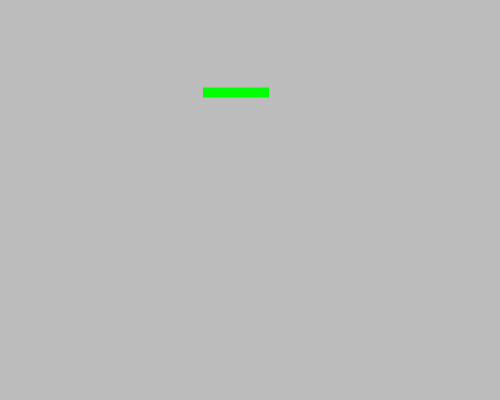
Frame 1 (no input)
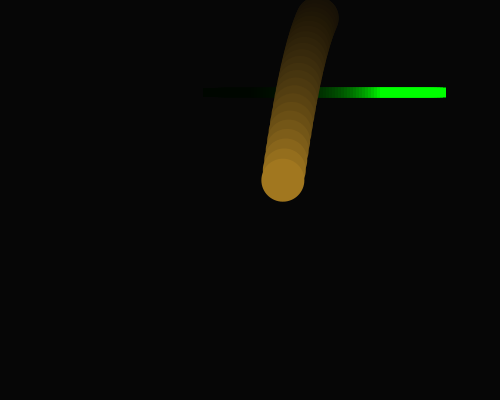
Frame 60 (the mouse pressed at the canvas centre just before this capture)
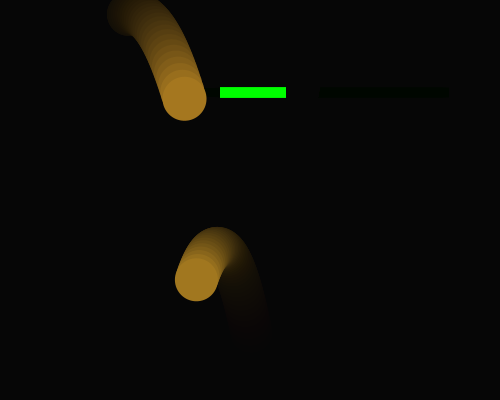
Frame 120 (the mouse held since frame 60 and released just before this capture)

The Processing sketch that drew these frames (run headless with seeded random() and noise(); from frame 60 on, the mouse is pressed at the canvas centre):

// Processing sketch: processing_141728
// ── processing_141728.pde

/* 
 Joan Soler-Adillon
 Realitat Virtual || Realidad Virtual - Processing
 MÃƒ ster en Arts Digitals, UPF
 http://www.joan.cat/
 */


float gravedad, valorDeFriccionY, valorDeFriccionX;
int ballsSize = 15;
int rectangleX, rectangleWidth, rectangleHeight, velocidadRect, rectCenter;
boolean collision, collision1, collision2;
float startTime, currTime, s, r, g, bl, Y, rectangleY;
float hitTime;
//cremos ARRAYLIST para guardar las bolas
//sin necesidad de decidir a priori su nÃƒÂºmero
ArrayList<ball> bolas = new ArrayList();


//reloj de manillas//
PVector segundos = new PVector(0, 0);
PVector minutos = new PVector(0, 0);
PVector horas = new PVector(0, 0);

float angSegundos = 0;
float angMinutos = 0;
float angHoras = 0;

float radioSegundos = 100;
float radioMinutos = 20;
float radioHoras = 20;

int hour = (hour())%12; //para que vaya de 0 a 12 y no de 0 a 24

//



void setup() {
  size(500, 400);
  //gravedad. De hecho, es un valor de aceleraciÃƒÂ³n.
  gravedad = 0.3;
  //y finalmente, un valor de fricciÃƒÂ³n, para ir desacelerando la bola a medida que  va tocando el suelo. 
  //Es el valor por el que multiplicaremos la velocidad de la misma.
  valorDeFriccionY = -0.6;
  valorDeFriccionX = -0.6;

  rectangleX = 200;
  rectangleY = 200;
  rectangleWidth = 100;
  rectangleHeight = 10;
  velocidadRect = 3;

  hitTime = 1;
  startTime = second();

  noStroke();
  fill(255, 0, 0);
}


void draw() {

  //background(0);
  noStroke();
  fill(0, 20);
  rect(0, 0, 500, 400);

  rectCenter = rectangleWidth/2;

  colores();
  relojManillas();
  actualizarBolas();
  creaBolas();
  colisiones();
  actualizarCursor();
}


void relojManillas() {
  angSegundos = map(second(), 0, 60, PI, -PI);

  segundos.x = width/2 + radioSegundos*sin(angSegundos);
  segundos.y = height/2 + radioSegundos*cos(angSegundos);


  angMinutos = map(minute(), 0, 60, PI, -PI);

  minutos.x = width/2 + radioMinutos*sin(angMinutos);
  minutos.y = width/2 + radioMinutos*cos(angMinutos);

  angHoras = map(hour, 0, 12, PI, -PI);

  horas.x = width/2 + radioHoras*sin(angHoras);
  horas.y = width/2 + radioHoras*cos(angHoras);

  if (keyPressed) {
    if (key =='r') {
      stroke(255, 0, 0);
      strokeWeight(1);
      line(width/2, height/2, segundos.x, segundos.y);
      strokeWeight(2);
      line(width/2, height/2, minutos.x, minutos.y);
      strokeWeight(4);
      line(width/2, height/2, horas.x, horas.y);
    } 
    else {
      noStroke();
    }
  }
}

void colores() {
  r = map(second(), 0, 60, 0, 255);
  g =  map(minute(), 0, 60, 0, 255);
  bl =  map(hour(), 0, 24, 0, 255);

  Y = map(hour(), 0, 24, 50, 350);
}

void actualizarCursor() {

  //////CURSOR  //si clicamos
  if (mousePressed) {
    //cambia el cursos
    cursor(CROSS);
    //y dibuja una elipse donde estÃƒÂ¡ este, para dar la impresiÃƒÂ³n que se creÃƒÂ³ una y el usuario la tiene 
    rectangleX = mouseX-rectCenter;
    rectangleY = mouseY-rectangleHeight;
    //ellipse(mouseX, mouseY, ballsSize, ballsSize);
  } 
  else {
    noCursor();
  }
  //
}

void actualizarBolas() {
  for (int i=0;i<bolas.size();i++) {
    ball b = bolas.get(i);
    b.run();
  }
}

//al dejar el mouse
/*void mouseReleased() {
 //creamos una nueva bola
 ball b = new ball(); 
 //y la aÃƒÂ±adimos al Array
 bolas.add(b);
 }*/

void creaBolas() {

  ballsSize = second()+5;
  s = second();
  float sec = map(second(), 0, 60, 1, 61);
  currTime = s-startTime;

  if (currTime >= hitTime) {
    //creamos una nueva bola
    ball b = new ball(ballsSize, r, g, bl); 
    //y la aÃƒÂ±adimos al Array
    bolas.add(b);
    startTime = s;
  }

  if (sec >= 60) {

    /*hitTime = 1;
     s = second();
     currTime = s-startTime;*/
    startTime = 0;
    bolas.clear();
  } 
  println("a"+startTime);
  println("a"+s);
}

//si clicamos una tecla
void keyPressed() {
  //si es ESPACIO, disparamos la bolas para arriba
  if (key==' ') {
    for (int i = 0; i<bolas.size(); i++) {
      ball b = (ball) bolas.get(i);  
      b.myV.x = random(-5, 5);
      b.myV.y = random(-8, -0.5);
    }
  } //Si es la C, eliminamos los objetos
  else if (key=='c') {
    bolas.clear();
  }
}

void colisiones() {

  noStroke();
  fill(0, 255, 0);

  rectangleX += velocidadRect;
  if ((rectangleX+rectangleWidth > width)||(rectangleX < 0)) {
    velocidadRect = -velocidadRect;
  }

  rectangleY = Y;//hour()*10+50; 

  rectangleWidth = minute()*2+10;
  rect(rectangleX, rectangleY, rectangleWidth, rectangleHeight);
  // rect(rectangleX, rectangleY-100, rectangleHeight, rectangleWidth);
  //rect(rectangleX+(rectangleWidth-rectangleHeight), rectangleY-100, rectangleHeight, rectangleWidth);

  for (int i = 0; i<bolas.size(); i++) {
    ball b = (ball) bolas.get(i);
    collision = isCollidingCircleRectangle(b.myP.x, b.myP.y, ballsSize/2, rectangleX, rectangleY, rectangleWidth, rectangleHeight);
    // collision1 = isCollidingCircleRectangle(b.myP.x, b.myP.y, ballsSize/2, rectangleX, rectangleY-100, rectangleHeight, rectangleWidth);
    // collision2 = isCollidingCircleRectangle(b.myP.x, b.myP.y, ballsSize/2, rectangleX+(rectangleWidth-rectangleHeight), rectangleY-100, rectangleHeight, rectangleWidth); 
    if (collision == true) {
      b.myV.y *= valorDeFriccionY;
      //para que no se enganche:
      b.myP.y = rectangleY-ballsSize/2;
    }
    /* if (collision1 == true) {
     b.myV.y *= valorDeFriccionY;
     //para que no se enganche:
     b.myP.y = rectangleX+rectangleWidth-ballsSize/2;
     println("YES");
     }
     if (collision2 == true) {
     b.myV.y *= valorDeFriccionY;
     //para que no se enganche:
     b.myP.y = rectangleX-ballsSize/2;
     }*/

    /*for (int j = 0; j<bolas.size(); j++) {
     ball b1 = (ball) bolas.get(j);
     //calculo distancia//
     float dx = b.myP.x - b1.myP.x;
     float dy = b.myP.y - b1.myP.y;
     float distance = (sqrt(dx*dx+dy*dy));
     //distancia minima//
     float minDist = 15;
     if (distance < minDist) {
     println("choque");
     }
     }*/
  }
}

boolean isCollidingCircleRectangle(
float circleX, 
float circleY, 
float radius, 
float rectangleX, 
float rectangleY, 
float rectangleWidth, 
float rectangleHeight)
{
  float circleDistanceX = abs(circleX - rectangleX - rectangleWidth/2);
  float circleDistanceY = abs(circleY - rectangleY - rectangleHeight/2);

  if (circleDistanceX > (rectangleWidth/2 + radius)) { 
    return false;
  }
  if (circleDistanceY > (rectangleHeight/2 + radius)) { 
    return false;
  }

  if (circleDistanceX <= (rectangleWidth/2)) { 
    return true;
  }
  if (circleDistanceY <= (rectangleHeight/2)) { 
    return true;
  }

  float cornerDistance_sq = pow(circleDistanceX - rectangleWidth/2, 2) +
    pow(circleDistanceY - abs(rectangleHeight/2), 2);

  return (cornerDistance_sq <= pow(radius, 2));
}

////////////////////////////////////////////////////////
///////////////// CLASS BOLAS

class ball {

  PVector myP, myV; 
  int mySz;
  float r, g, b;

  ball(int _mySz, float _r, float _g, float _b) {
    myP = new PVector(random(15, width-15), 15);
    myV = new PVector(random(-3, 3), random(-3, 3)); //mouseX-pmouseX,mouseY-pmouseY
    mySz = _mySz;
    r = _r;
    g = _g;
    b = _b;
  } 

  void run() {
    update();
    drawMe();
  }

  void update() {
    myV.y += gravedad;

    //actualitzamos las posiciones
    myP.x += myV.x;
    myP.y += myV.y;

    //comprobamos los bordes X
    if (myP.x<mySz/2) {
      myV.x *= valorDeFriccionX;
      myP.x = mySz/2;
    } 
    else if (myP.x>width-mySz/2) {
      myV.x *= valorDeFriccionX;
      myP.x = width-mySz/2;
    }

    //comprobamos los bordes sÃƒÂ³lo por abajo. 
    if (myP.y>height-mySz/2) {
      myV.y *= valorDeFriccionY;
      //para que no se enganche:
      myP.y = height-mySz/2;
    }
  }

  void drawMe() {
    noStroke();
    fill(r, g, b);
    ellipse(myP.x, myP.y, mySz, mySz);
  }
}
